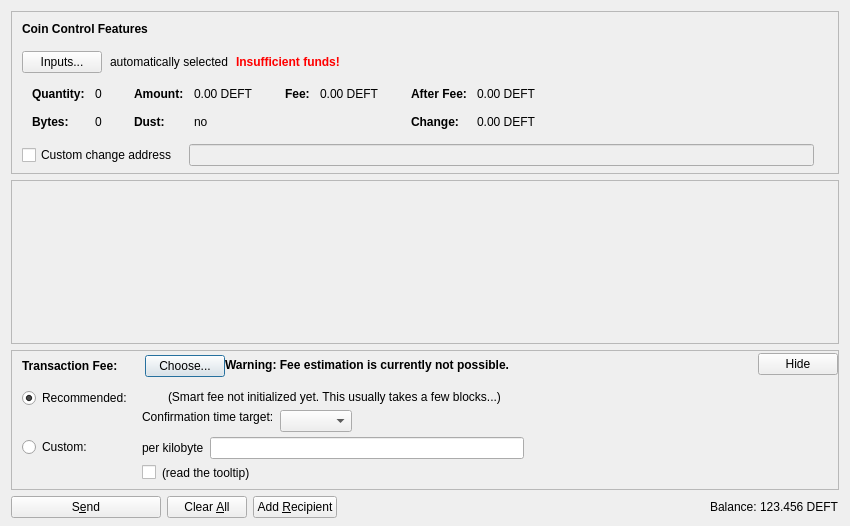
<?xml version="1.0" encoding="UTF-8"?>
<ui version="4.0">
 <class>SendCoinsDialog</class>
 <widget class="QDialog" name="SendCoinsDialog">
  <property name="geometry">
   <rect>
    <x>0</x>
    <y>0</y>
    <width>850</width>
    <height>526</height>
   </rect>
  </property>
  <property name="windowTitle">
   <string>Send Coins</string>
  </property>
  <layout class="QVBoxLayout" name="verticalLayout" stretch="0,1,0,0">
   <property name="bottomMargin">
    <number>8</number>
   </property>
   <item>
    <widget class="QFrame" name="frameCoinControl">
     <property name="sizePolicy">
      <sizepolicy hsizetype="Expanding" vsizetype="Expanding">
       <horstretch>0</horstretch>
       <verstretch>0</verstretch>
      </sizepolicy>
     </property>
     <property name="maximumSize">
      <size>
       <width>16777215</width>
       <height>16777215</height>
      </size>
     </property>
     <property name="frameShape">
      <enum>QFrame::StyledPanel</enum>
     </property>
     <property name="frameShadow">
      <enum>QFrame::Sunken</enum>
     </property>
     <layout class="QVBoxLayout" name="verticalLayoutCoinControl2">
      <property name="spacing">
       <number>0</number>
      </property>
      <property name="leftMargin">
       <number>0</number>
      </property>
      <property name="topMargin">
       <number>0</number>
      </property>
      <property name="rightMargin">
       <number>0</number>
      </property>
      <property name="bottomMargin">
       <number>6</number>
      </property>
      <item>
       <layout class="QVBoxLayout" name="verticalLayoutCoinControl" stretch="0,0,0,0,1">
        <property name="spacing">
         <number>0</number>
        </property>
        <property name="leftMargin">
         <number>10</number>
        </property>
        <property name="topMargin">
         <number>10</number>
        </property>
        <item>
         <layout class="QHBoxLayout" name="horizontalLayoutCoinControl1">
          <property name="bottomMargin">
           <number>15</number>
          </property>
          <item>
           <widget class="QLabel" name="labelCoinControlFeatures">
            <property name="sizePolicy">
             <sizepolicy hsizetype="Preferred" vsizetype="Maximum">
              <horstretch>0</horstretch>
              <verstretch>0</verstretch>
             </sizepolicy>
            </property>
            <property name="font">
             <font>
              <weight>75</weight>
              <bold>true</bold>
             </font>
            </property>
            <property name="styleSheet">
             <string notr="true">font-weight:bold;</string>
            </property>
            <property name="text">
             <string>Coin Control Features</string>
            </property>
           </widget>
          </item>
         </layout>
        </item>
        <item>
         <layout class="QHBoxLayout" name="horizontalLayoutCoinControl2" stretch="0,0,0,0">
          <property name="spacing">
           <number>8</number>
          </property>
          <property name="bottomMargin">
           <number>10</number>
          </property>
          <item>
           <widget class="QPushButton" name="pushButtonCoinControl">
            <property name="styleSheet">
             <string notr="true"/>
            </property>
            <property name="text">
             <string>Inputs...</string>
            </property>
            <property name="autoDefault">
             <bool>false</bool>
            </property>
           </widget>
          </item>
          <item>
           <widget class="QLabel" name="labelCoinControlAutomaticallySelected">
            <property name="text">
             <string>automatically selected</string>
            </property>
            <property name="margin">
             <number>5</number>
            </property>
           </widget>
          </item>
          <item>
           <widget class="QLabel" name="labelCoinControlInsuffFunds">
            <property name="font">
             <font>
              <weight>75</weight>
              <bold>true</bold>
             </font>
            </property>
            <property name="styleSheet">
             <string notr="true">color:red;font-weight:bold;</string>
            </property>
            <property name="text">
             <string>Insufficient funds!</string>
            </property>
            <property name="margin">
             <number>5</number>
            </property>
           </widget>
          </item>
          <item>
           <spacer name="horizontalSpacerCoinControl">
            <property name="orientation">
             <enum>Qt::Horizontal</enum>
            </property>
            <property name="sizeHint" stdset="0">
             <size>
              <width>40</width>
              <height>1</height>
             </size>
            </property>
           </spacer>
          </item>
         </layout>
        </item>
        <item>
         <widget class="QWidget" name="widgetCoinControl" native="true">
          <property name="sizePolicy">
           <sizepolicy hsizetype="Preferred" vsizetype="Preferred">
            <horstretch>0</horstretch>
            <verstretch>0</verstretch>
           </sizepolicy>
          </property>
          <property name="minimumSize">
           <size>
            <width>0</width>
            <height>0</height>
           </size>
          </property>
          <property name="styleSheet">
           <string notr="true"/>
          </property>
          <layout class="QHBoxLayout" name="horizontalLayoutCoinControl5">
           <property name="leftMargin">
            <number>0</number>
           </property>
           <property name="topMargin">
            <number>0</number>
           </property>
           <property name="rightMargin">
            <number>0</number>
           </property>
           <property name="bottomMargin">
            <number>0</number>
           </property>
           <item>
            <layout class="QHBoxLayout" name="horizontalLayoutCoinControl3" stretch="0,0,0,1">
             <property name="spacing">
              <number>20</number>
             </property>
             <property name="topMargin">
              <number>0</number>
             </property>
             <property name="bottomMargin">
              <number>10</number>
             </property>
             <item>
              <layout class="QFormLayout" name="formLayoutCoinControl1">
               <property name="horizontalSpacing">
                <number>10</number>
               </property>
               <property name="verticalSpacing">
                <number>14</number>
               </property>
               <property name="leftMargin">
                <number>10</number>
               </property>
               <property name="topMargin">
                <number>4</number>
               </property>
               <property name="rightMargin">
                <number>6</number>
               </property>
               <item row="0" column="0">
                <widget class="QLabel" name="labelCoinControlQuantityText">
                 <property name="font">
                  <font>
                   <weight>75</weight>
                   <bold>true</bold>
                  </font>
                 </property>
                 <property name="text">
                  <string>Quantity:</string>
                 </property>
                 <property name="margin">
                  <number>0</number>
                 </property>
                </widget>
               </item>
               <item row="0" column="1">
                <widget class="QLabel" name="labelCoinControlQuantity">
                 <property name="cursor">
                  <cursorShape>IBeamCursor</cursorShape>
                 </property>
                 <property name="contextMenuPolicy">
                  <enum>Qt::ActionsContextMenu</enum>
                 </property>
                 <property name="text">
                  <string notr="true">0</string>
                 </property>
                 <property name="margin">
                  <number>0</number>
                 </property>
                 <property name="textInteractionFlags">
                  <set>Qt::LinksAccessibleByMouse|Qt::TextSelectableByKeyboard|Qt::TextSelectableByMouse</set>
                 </property>
                </widget>
               </item>
               <item row="1" column="0">
                <widget class="QLabel" name="labelCoinControlBytesText">
                 <property name="font">
                  <font>
                   <weight>75</weight>
                   <bold>true</bold>
                  </font>
                 </property>
                 <property name="text">
                  <string>Bytes:</string>
                 </property>
                </widget>
               </item>
               <item row="1" column="1">
                <widget class="QLabel" name="labelCoinControlBytes">
                 <property name="cursor">
                  <cursorShape>IBeamCursor</cursorShape>
                 </property>
                 <property name="contextMenuPolicy">
                  <enum>Qt::ActionsContextMenu</enum>
                 </property>
                 <property name="text">
                  <string notr="true">0</string>
                 </property>
                 <property name="textInteractionFlags">
                  <set>Qt::LinksAccessibleByMouse|Qt::TextSelectableByKeyboard|Qt::TextSelectableByMouse</set>
                 </property>
                </widget>
               </item>
              </layout>
             </item>
             <item>
              <layout class="QFormLayout" name="formLayoutCoinControl2">
               <property name="horizontalSpacing">
                <number>10</number>
               </property>
               <property name="verticalSpacing">
                <number>14</number>
               </property>
               <property name="leftMargin">
                <number>6</number>
               </property>
               <property name="topMargin">
                <number>4</number>
               </property>
               <property name="rightMargin">
                <number>6</number>
               </property>
               <item row="0" column="0">
                <widget class="QLabel" name="labelCoinControlAmountText">
                 <property name="font">
                  <font>
                   <weight>75</weight>
                   <bold>true</bold>
                  </font>
                 </property>
                 <property name="text">
                  <string>Amount:</string>
                 </property>
                 <property name="margin">
                  <number>0</number>
                 </property>
                </widget>
               </item>
               <item row="0" column="1">
                <widget class="QLabel" name="labelCoinControlAmount">
                 <property name="cursor">
                  <cursorShape>IBeamCursor</cursorShape>
                 </property>
                 <property name="contextMenuPolicy">
                  <enum>Qt::ActionsContextMenu</enum>
                 </property>
                 <property name="text">
                  <string notr="true">0.00 DEFT</string>
                 </property>
                 <property name="textInteractionFlags">
                  <set>Qt::LinksAccessibleByMouse|Qt::TextSelectableByKeyboard|Qt::TextSelectableByMouse</set>
                 </property>
                </widget>
               </item>
               <item row="1" column="0">
                <widget class="QLabel" name="labelCoinControlLowOutputText">
                 <property name="font">
                  <font>
                   <weight>75</weight>
                   <bold>true</bold>
                  </font>
                 </property>
                 <property name="text">
                  <string>Dust:</string>
                 </property>
                </widget>
               </item>
               <item row="1" column="1">
                <widget class="QLabel" name="labelCoinControlLowOutput">
                 <property name="cursor">
                  <cursorShape>IBeamCursor</cursorShape>
                 </property>
                 <property name="contextMenuPolicy">
                  <enum>Qt::ActionsContextMenu</enum>
                 </property>
                 <property name="text">
                  <string notr="true">no</string>
                 </property>
                 <property name="textInteractionFlags">
                  <set>Qt::LinksAccessibleByMouse|Qt::TextSelectableByKeyboard|Qt::TextSelectableByMouse</set>
                 </property>
                </widget>
               </item>
              </layout>
             </item>
             <item>
              <layout class="QFormLayout" name="formLayoutCoinControl3">
               <property name="horizontalSpacing">
                <number>10</number>
               </property>
               <property name="verticalSpacing">
                <number>14</number>
               </property>
               <property name="leftMargin">
                <number>6</number>
               </property>
               <property name="topMargin">
                <number>4</number>
               </property>
               <property name="rightMargin">
                <number>6</number>
               </property>
               <item row="0" column="0">
                <widget class="QLabel" name="labelCoinControlFeeText">
                 <property name="font">
                  <font>
                   <weight>75</weight>
                   <bold>true</bold>
                  </font>
                 </property>
                 <property name="text">
                  <string>Fee:</string>
                 </property>
                 <property name="margin">
                  <number>0</number>
                 </property>
                </widget>
               </item>
               <item row="0" column="1">
                <widget class="QLabel" name="labelCoinControlFee">
                 <property name="cursor">
                  <cursorShape>IBeamCursor</cursorShape>
                 </property>
                 <property name="contextMenuPolicy">
                  <enum>Qt::ActionsContextMenu</enum>
                 </property>
                 <property name="text">
                  <string notr="true">0.00 DEFT</string>
                 </property>
                 <property name="textInteractionFlags">
                  <set>Qt::LinksAccessibleByMouse|Qt::TextSelectableByKeyboard|Qt::TextSelectableByMouse</set>
                 </property>
                </widget>
               </item>
              </layout>
             </item>
             <item>
              <layout class="QFormLayout" name="formLayoutCoinControl4">
               <property name="horizontalSpacing">
                <number>10</number>
               </property>
               <property name="verticalSpacing">
                <number>14</number>
               </property>
               <property name="leftMargin">
                <number>6</number>
               </property>
               <property name="topMargin">
                <number>4</number>
               </property>
               <property name="rightMargin">
                <number>6</number>
               </property>
               <item row="0" column="0">
                <widget class="QLabel" name="labelCoinControlAfterFeeText">
                 <property name="font">
                  <font>
                   <weight>75</weight>
                   <bold>true</bold>
                  </font>
                 </property>
                 <property name="text">
                  <string>After Fee:</string>
                 </property>
                 <property name="margin">
                  <number>0</number>
                 </property>
                </widget>
               </item>
               <item row="0" column="1">
                <widget class="QLabel" name="labelCoinControlAfterFee">
                 <property name="cursor">
                  <cursorShape>IBeamCursor</cursorShape>
                 </property>
                 <property name="contextMenuPolicy">
                  <enum>Qt::ActionsContextMenu</enum>
                 </property>
                 <property name="text">
                  <string notr="true">0.00 DEFT</string>
                 </property>
                 <property name="textInteractionFlags">
                  <set>Qt::LinksAccessibleByMouse|Qt::TextSelectableByKeyboard|Qt::TextSelectableByMouse</set>
                 </property>
                </widget>
               </item>
               <item row="1" column="0">
                <widget class="QLabel" name="labelCoinControlChangeText">
                 <property name="font">
                  <font>
                   <weight>75</weight>
                   <bold>true</bold>
                  </font>
                 </property>
                 <property name="text">
                  <string>Change:</string>
                 </property>
                </widget>
               </item>
               <item row="1" column="1">
                <widget class="QLabel" name="labelCoinControlChange">
                 <property name="cursor">
                  <cursorShape>IBeamCursor</cursorShape>
                 </property>
                 <property name="contextMenuPolicy">
                  <enum>Qt::ActionsContextMenu</enum>
                 </property>
                 <property name="text">
                  <string notr="true">0.00 DEFT</string>
                 </property>
                 <property name="textInteractionFlags">
                  <set>Qt::LinksAccessibleByMouse|Qt::TextSelectableByKeyboard|Qt::TextSelectableByMouse</set>
                 </property>
                </widget>
               </item>
              </layout>
             </item>
            </layout>
           </item>
          </layout>
         </widget>
        </item>
        <item>
         <layout class="QHBoxLayout" name="horizontalLayoutCoinControl4" stretch="0,0,0">
          <property name="spacing">
           <number>12</number>
          </property>
          <property name="sizeConstraint">
           <enum>QLayout::SetDefaultConstraint</enum>
          </property>
          <property name="topMargin">
           <number>5</number>
          </property>
          <property name="rightMargin">
           <number>5</number>
          </property>
          <item>
           <widget class="QCheckBox" name="checkBoxCoinControlChange">
            <property name="toolTip">
             <string>If this is activated, but the change address is empty or invalid, change will be sent to a newly generated address.</string>
            </property>
            <property name="text">
             <string>Custom change address</string>
            </property>
           </widget>
          </item>
          <item>
           <widget class="QValidatedLineEdit" name="lineEditCoinControlChange">
            <property name="enabled">
             <bool>false</bool>
            </property>
            <property name="sizePolicy">
             <sizepolicy hsizetype="Expanding" vsizetype="Fixed">
              <horstretch>0</horstretch>
              <verstretch>0</verstretch>
             </sizepolicy>
            </property>
           </widget>
          </item>
          <item>
           <widget class="QLabel" name="labelCoinControlChangeLabel">
            <property name="sizePolicy">
             <sizepolicy hsizetype="Preferred" vsizetype="Expanding">
              <horstretch>0</horstretch>
              <verstretch>0</verstretch>
             </sizepolicy>
            </property>
            <property name="minimumSize">
             <size>
              <width>0</width>
              <height>0</height>
             </size>
            </property>
            <property name="text">
             <string/>
            </property>
            <property name="margin">
             <number>3</number>
            </property>
           </widget>
          </item>
         </layout>
        </item>
        <item>
         <spacer name="verticalSpacerCoinControl">
          <property name="orientation">
           <enum>Qt::Vertical</enum>
          </property>
          <property name="sizeHint" stdset="0">
           <size>
            <width>800</width>
            <height>1</height>
           </size>
          </property>
         </spacer>
        </item>
       </layout>
      </item>
     </layout>
    </widget>
   </item>
   <item>
    <widget class="QScrollArea" name="scrollArea">
     <property name="widgetResizable">
      <bool>true</bool>
     </property>
     <widget class="QWidget" name="scrollAreaWidgetContents">
      <property name="geometry">
       <rect>
        <x>0</x>
        <y>0</y>
        <width>830</width>
        <height>104</height>
       </rect>
      </property>
      <layout class="QVBoxLayout" name="verticalLayout_2" stretch="0,1">
       <property name="leftMargin">
        <number>0</number>
       </property>
       <property name="topMargin">
        <number>0</number>
       </property>
       <property name="rightMargin">
        <number>0</number>
       </property>
       <property name="bottomMargin">
        <number>0</number>
       </property>
       <item>
        <layout class="QVBoxLayout" name="entries">
         <property name="spacing">
          <number>6</number>
         </property>
        </layout>
       </item>
       <item>
        <spacer name="verticalSpacer">
         <property name="orientation">
          <enum>Qt::Vertical</enum>
         </property>
         <property name="sizeHint" stdset="0">
          <size>
           <width>20</width>
           <height>40</height>
          </size>
         </property>
        </spacer>
       </item>
      </layout>
     </widget>
    </widget>
   </item>
   <item>
    <widget class="QFrame" name="frameFee">
     <property name="sizePolicy">
      <sizepolicy hsizetype="Expanding" vsizetype="Expanding">
       <horstretch>0</horstretch>
       <verstretch>0</verstretch>
      </sizepolicy>
     </property>
     <property name="maximumSize">
      <size>
       <width>16777215</width>
       <height>16777215</height>
      </size>
     </property>
     <property name="frameShape">
      <enum>QFrame::StyledPanel</enum>
     </property>
     <property name="frameShadow">
      <enum>QFrame::Sunken</enum>
     </property>
     <layout class="QVBoxLayout" name="verticalLayoutFee1">
      <property name="spacing">
       <number>0</number>
      </property>
      <property name="leftMargin">
       <number>0</number>
      </property>
      <property name="topMargin">
       <number>0</number>
      </property>
      <property name="rightMargin">
       <number>0</number>
      </property>
      <property name="bottomMargin">
       <number>0</number>
      </property>
      <item>
       <layout class="QVBoxLayout" name="verticalLayoutFee2" stretch="0,0,0">
        <property name="spacing">
         <number>0</number>
        </property>
        <property name="leftMargin">
         <number>10</number>
        </property>
        <property name="topMargin">
         <number>0</number>
        </property>
        <item>
         <layout class="QHBoxLayout" name="horizontalLayoutFee1">
          <property name="bottomMargin">
           <number>0</number>
          </property>
          <item>
           <layout class="QVBoxLayout" name="verticalLayoutFee7">
            <property name="spacing">
             <number>0</number>
            </property>
            <item>
             <spacer name="verticalSpacerSmartFee">
              <property name="orientation">
               <enum>Qt::Vertical</enum>
              </property>
              <property name="sizeType">
               <enum>QSizePolicy::Fixed</enum>
              </property>
              <property name="sizeHint" stdset="0">
               <size>
                <width>1</width>
                <height>4</height>
               </size>
              </property>
             </spacer>
            </item>
            <item>
             <layout class="QHBoxLayout" name="horizontalLayoutSmartFee">
              <property name="spacing">
               <number>10</number>
              </property>
              <item>
               <widget class="QLabel" name="labelFeeHeadline">
                <property name="sizePolicy">
                 <sizepolicy hsizetype="Preferred" vsizetype="Maximum">
                  <horstretch>0</horstretch>
                  <verstretch>0</verstretch>
                 </sizepolicy>
                </property>
                <property name="font">
                 <font>
                  <weight>75</weight>
                  <bold>true</bold>
                 </font>
                </property>
                <property name="styleSheet">
                 <string notr="true">font-weight:bold;</string>
                </property>
                <property name="text">
                 <string>Transaction Fee:</string>
                </property>
               </widget>
              </item>
              <item>
               <widget class="QLabel" name="labelFeeMinimized">
                <property name="text">
                 <string/>
                </property>
               </widget>
              </item>
              <item>
               <widget class="QPushButton" name="buttonChooseFee">
                <property name="text">
                 <string>Choose...</string>
                </property>
               </widget>
              </item>
             </layout>
            </item>
            <item>
             <spacer name="verticalSpacer_5">
              <property name="orientation">
               <enum>Qt::Vertical</enum>
              </property>
              <property name="sizeHint" stdset="0">
               <size>
                <width>1</width>
                <height>1</height>
               </size>
              </property>
             </spacer>
            </item>
           </layout>
          </item>
          <item>
           <widget class="QLabel" name="fallbackFeeWarningLabel">
            <property name="toolTip">
             <string>Using the fallbackfee can result in sending a transaction that will take several hours or days (or never) to confirm. Consider choosing your fee manually or wait until you have validated the complete chain.</string>
            </property>
            <property name="font">
            <font>
                <weight>75</weight>
                <bold>true</bold>
            </font>
            </property>
            <property name="text">
             <string>Warning: Fee estimation is currently not possible.</string>
            </property>
            <property name="wordWrap">
             <bool>false</bool>
            </property>
           </widget>
          </item>
          <item>
           <spacer name="horizontalSpacer_4">
            <property name="orientation">
             <enum>Qt::Horizontal</enum>
            </property>
            <property name="sizeType">
             <enum>QSizePolicy::MinimumExpanding</enum>
            </property>
            <property name="sizeHint" stdset="0">
             <size>
              <width>40</width>
              <height>20</height>
             </size>
            </property>
           </spacer>
          </item>
          <item>
           <widget class="QPushButton" name="buttonMinimizeFee">
            <property name="toolTip">
             <string>collapse fee-settings</string>
            </property>
            <property name="text">
             <string>Hide</string>
            </property>
           </widget>
          </item>
         </layout>
        </item>
        <item>
         <widget class="QFrame" name="frameFeeSelection">
          <layout class="QVBoxLayout" name="verticalLayoutFee12">
           <property name="spacing">
            <number>0</number>
           </property>
           <property name="leftMargin">
            <number>0</number>
           </property>
           <property name="topMargin">
            <number>0</number>
           </property>
           <property name="rightMargin">
            <number>0</number>
           </property>
           <property name="bottomMargin">
            <number>0</number>
           </property>
           <item>
            <layout class="QGridLayout" name="gridLayoutFee">
             <property name="topMargin">
              <number>10</number>
             </property>
             <property name="bottomMargin">
              <number>4</number>
             </property>
             <property name="horizontalSpacing">
              <number>10</number>
             </property>
             <property name="verticalSpacing">
              <number>4</number>
             </property>
             <item row="1" column="1">
              <layout class="QVBoxLayout" name="verticalLayoutFee8">
               <property name="spacing">
                <number>6</number>
               </property>
               <item>
                <layout class="QHBoxLayout" name="horizontalLayoutFee13">
                 <item>
                  <widget class="QLabel" name="labelCustomPerKilobyte">
                   <property name="toolTip">
                    <string>If the custom fee is set to 1000 satoshis and the transaction is only 250 bytes, then &quot;per kilobyte&quot; only pays 250 satoshis in fee, while &quot;total at least&quot; pays 1000 satoshis. For transactions bigger than a kilobyte both pay by kilobyte.</string>
                   </property>
                   <property name="text">
                    <string>per kilobyte</string>
                   </property>
                  </widget>
                 </item>
                 <item>
                  <widget class="DeftAmountField" name="customFee"/>
                 </item>
                 <item>
                  <spacer name="horizontalSpacer_6">
                   <property name="orientation">
                    <enum>Qt::Horizontal</enum>
                   </property>
                   <property name="sizeHint" stdset="0">
                    <size>
                     <width>1</width>
                     <height>1</height>
                    </size>
                   </property>
                  </spacer>
                 </item>
                </layout>
               </item>
               <item>
                <layout class="QHBoxLayout" name="horizontalLayoutFee8">
                 <item>
                  <widget class="QCheckBox" name="checkBoxMinimumFee">
                   <property name="toolTip">
                    <string>Paying only the minimum fee is just fine as long as there is less transaction volume than space in the blocks. But be aware that this can end up in a never confirming transaction once there is more demand for deft transactions than the network can process.</string>
                   </property>
                   <property name="text">
                    <string/>
                   </property>
                  </widget>
                 </item>
                 <item>
                  <widget class="QLabel" name="labelMinFeeWarning">
                   <property name="enabled">
                    <bool>true</bool>
                   </property>
                   <property name="toolTip">
                    <string>Paying only the minimum fee is just fine as long as there is less transaction volume than space in the blocks. But be aware that this can end up in a never confirming transaction once there is more demand for deft transactions than the network can process.</string>
                   </property>
                   <property name="text">
                    <string>(read the tooltip)</string>
                   </property>
                   <property name="margin">
                    <number>5</number>
                   </property>
                  </widget>
                 </item>
                 <item>
                  <spacer name="horizontalSpacer_2">
                   <property name="orientation">
                    <enum>Qt::Horizontal</enum>
                   </property>
                   <property name="sizeHint" stdset="0">
                    <size>
                     <width>1</width>
                     <height>1</height>
                    </size>
                   </property>
                  </spacer>
                 </item>
                </layout>
               </item>
              </layout>
             </item>
             <item row="0" column="0">
              <layout class="QVBoxLayout" name="verticalLayoutFee4" stretch="0,1">
               <item>
                <widget class="QRadioButton" name="radioSmartFee">
                 <property name="text">
                  <string>Recommended:</string>
                 </property>
                 <property name="checked">
                  <bool>true</bool>
                 </property>
                 <attribute name="buttonGroup">
                  <string notr="true">groupFee</string>
                 </attribute>
                </widget>
               </item>
               <item>
                <spacer name="verticalSpacer_2">
                 <property name="orientation">
                  <enum>Qt::Vertical</enum>
                 </property>
                 <property name="sizeHint" stdset="0">
                  <size>
                   <width>1</width>
                   <height>1</height>
                  </size>
                 </property>
                </spacer>
               </item>
              </layout>
             </item>
             <item row="1" column="0">
              <layout class="QVBoxLayout" name="verticalLayoutFee9" stretch="0,1">
               <item>
                <widget class="QRadioButton" name="radioCustomFee">
                 <property name="text">
                  <string>Custom:</string>
                 </property>
                 <attribute name="buttonGroup">
                  <string notr="true">groupFee</string>
                 </attribute>
                </widget>
               </item>
               <item>
                <spacer name="verticalSpacer_6">
                 <property name="orientation">
                  <enum>Qt::Vertical</enum>
                 </property>
                 <property name="sizeHint" stdset="0">
                  <size>
                   <width>1</width>
                   <height>1</height>
                  </size>
                 </property>
                </spacer>
               </item>
              </layout>
             </item>
             <item row="0" column="1">
              <layout class="QVBoxLayout" name="verticalLayoutFee3" stretch="0,0,1">
               <property name="spacing">
                <number>6</number>
               </property>
               <property name="topMargin">
                <number>2</number>
               </property>
               <item>
                <layout class="QHBoxLayout" name="horizontalLayoutFee12">
                 <item>
                  <widget class="QLabel" name="labelSmartFee">
                   <property name="text">
                    <string/>
                   </property>
                   <property name="margin">
                    <number>2</number>
                   </property>
                  </widget>
                 </item>
                 <item>
                  <widget class="QLabel" name="labelFeeEstimation">
                   <property name="text">
                    <string/>
                   </property>
                  </widget>
                 </item>
                 <item>
                  <widget class="QLabel" name="labelSmartFee2">
                   <property name="text">
                    <string>(Smart fee not initialized yet. This usually takes a few blocks...)</string>
                   </property>
                   <property name="margin">
                    <number>2</number>
                   </property>
                  </widget>
                 </item>
                 <item>
                  <spacer name="horizontalSpacer_5">
                   <property name="orientation">
                    <enum>Qt::Horizontal</enum>
                   </property>
                   <property name="sizeHint" stdset="0">
                    <size>
                     <width>1</width>
                     <height>1</height>
                    </size>
                   </property>
                  </spacer>
                 </item>
                </layout>
               </item>
               <item>
                <layout class="QHBoxLayout" name="horizontalLayoutFee9">
                 <item>
                  <layout class="QVBoxLayout" name="verticalLayoutFee6">
                   <item>
                    <widget class="QLabel" name="labelSmartFee3">
                     <property name="text">
                      <string>Confirmation time target:</string>
                     </property>
                     <property name="margin">
                      <number>2</number>
                     </property>
                    </widget>
                   </item>
                   <item>
                    <spacer name="verticalSpacer_3">
                     <property name="orientation">
                      <enum>Qt::Vertical</enum>
                     </property>
                     <property name="sizeHint" stdset="0">
                      <size>
                       <width>1</width>
                       <height>1</height>
                      </size>
                     </property>
                    </spacer>
                   </item>
                  </layout>
                 </item>
                 <item>
                  <layout class="QVBoxLayout" name="verticalLayoutFee5">
                   <property name="rightMargin">
                    <number>30</number>
                   </property>
                   <item>
                    <layout class="QHBoxLayout" name="horizontalLayoutConfTarget">
                     <property name="bottomMargin">
                      <number>0</number>
                     </property>
                     <item>
                      <widget class="QComboBox" name="confTargetSelector"/>
                     </item>
                     <item>
                      <spacer name="horizontalSpacerConfTarget">
                       <property name="orientation">
                        <enum>Qt::Horizontal</enum>
                       </property>
                       <property name="sizeHint" stdset="0">
                        <size>
                         <width>40</width>
                         <height>20</height>
                        </size>
                       </property>
                      </spacer>
                     </item>
                    </layout>
                   </item>
                  </layout>
                 </item>
                </layout>
               </item>
               <item>
                <spacer name="verticalSpacer_4">
                 <property name="orientation">
                  <enum>Qt::Vertical</enum>
                 </property>
                 <property name="sizeHint" stdset="0">
                  <size>
                   <width>1</width>
                   <height>1</height>
                  </size>
                 </property>
                </spacer>
               </item>
              </layout>
             </item>
            </layout>
           </item>
          </layout>
         </widget>
        </item>
        <item>
         <spacer name="verticalSpacerFee">
          <property name="orientation">
           <enum>Qt::Vertical</enum>
          </property>
          <property name="sizeHint" stdset="0">
           <size>
            <width>40</width>
            <height>5</height>
           </size>
          </property>
         </spacer>
        </item>
       </layout>
      </item>
     </layout>
    </widget>
   </item>
   <item>
    <layout class="QHBoxLayout" name="horizontalLayout">
     <item>
      <widget class="QPushButton" name="sendButton">
       <property name="minimumSize">
        <size>
         <width>150</width>
         <height>0</height>
        </size>
       </property>
       <property name="toolTip">
        <string>Confirm the send action</string>
       </property>
       <property name="text">
        <string>S&amp;end</string>
       </property>
       <property name="icon">
        <iconset resource="../bitcoin.qrc">
         <normaloff>:/icons/send</normaloff>:/icons/send</iconset>
       </property>
       <property name="autoDefault">
        <bool>false</bool>
       </property>
       <property name="default">
        <bool>false</bool>
       </property>
      </widget>
     </item>
     <item>
      <widget class="QPushButton" name="clearButton">
       <property name="sizePolicy">
        <sizepolicy hsizetype="Minimum" vsizetype="Fixed">
         <horstretch>0</horstretch>
         <verstretch>0</verstretch>
        </sizepolicy>
       </property>
       <property name="toolTip">
        <string>Clear all fields of the form.</string>
       </property>
       <property name="text">
        <string>Clear &amp;All</string>
       </property>
       <property name="icon">
        <iconset resource="../bitcoin.qrc">
         <normaloff>:/icons/remove</normaloff>:/icons/remove</iconset>
       </property>
       <property name="autoDefault">
        <bool>false</bool>
       </property>
      </widget>
     </item>
     <item>
      <widget class="QPushButton" name="addButton">
       <property name="toolTip">
        <string>Send to multiple recipients at once</string>
       </property>
       <property name="text">
        <string>Add &amp;Recipient</string>
       </property>
       <property name="icon">
        <iconset resource="../bitcoin.qrc">
         <normaloff>:/icons/add</normaloff>:/icons/add</iconset>
       </property>
       <property name="autoDefault">
        <bool>false</bool>
       </property>
      </widget>
     </item>
     <item>
      <spacer name="horizontalSpacer">
       <property name="orientation">
        <enum>Qt::Horizontal</enum>
       </property>
       <property name="sizeHint" stdset="0">
        <size>
         <width>40</width>
         <height>20</height>
        </size>
       </property>
      </spacer>
     </item>
     <item>
      <layout class="QHBoxLayout" name="horizontalLayout_2">
       <property name="spacing">
        <number>3</number>
       </property>
       <item>
        <widget class="QLabel" name="label">
         <property name="sizePolicy">
          <sizepolicy hsizetype="Preferred" vsizetype="Fixed">
           <horstretch>0</horstretch>
           <verstretch>0</verstretch>
          </sizepolicy>
         </property>
         <property name="text">
          <string>Balance:</string>
         </property>
        </widget>
       </item>
       <item>
        <widget class="QLabel" name="labelBalance">
         <property name="sizePolicy">
          <sizepolicy hsizetype="Preferred" vsizetype="Fixed">
           <horstretch>0</horstretch>
           <verstretch>0</verstretch>
          </sizepolicy>
         </property>
         <property name="cursor">
          <cursorShape>IBeamCursor</cursorShape>
         </property>
         <property name="text">
          <string notr="true">123.456 DEFT</string>
         </property>
         <property name="textInteractionFlags">
          <set>Qt::LinksAccessibleByMouse|Qt::TextSelectableByKeyboard|Qt::TextSelectableByMouse</set>
         </property>
        </widget>
       </item>
      </layout>
     </item>
    </layout>
   </item>
  </layout>
 </widget>
 <customwidgets>
  <customwidget>
   <class>QValidatedLineEdit</class>
   <extends>QLineEdit</extends>
   <header>qvalidatedlineedit.h</header>
  </customwidget>
  <customwidget>
   <class>DeftAmountField</class>
   <extends>QLineEdit</extends>
   <header>bitcoinamountfield.h</header>
   <container>1</container>
  </customwidget>
 </customwidgets>
 <resources>
  <include location="../bitcoin.qrc"/>
 </resources>
 <connections/>
 <buttongroups>
  <buttongroup name="groupFee"/>
 </buttongroups>
</ui>
